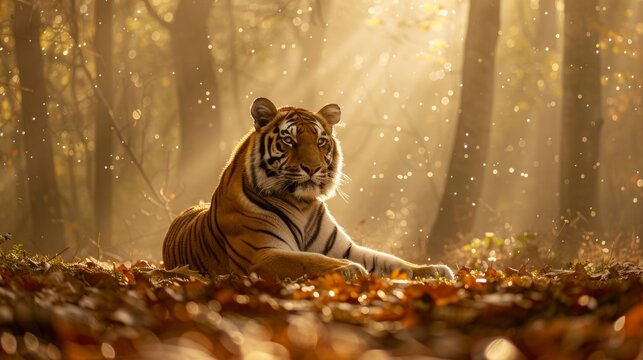
#> input picture Projects 11 to 20/Challenge 13 - Dots/test.jpg, 643 x 360 px
$ python main.py
#> lines starting #> are read from the running program, lines starting #| are printed output that depends on the picture
import turtle
#import colorgram
from PIL import Image
from turtle import Turtle, Screen

# colors = colorgram.extract('test.jpg', 10)
#
# color_tuples = [i.rgb for i in colors]
#
# # # Same as above
# # for i in colors:
# #     print(i.rgb)
#
#
# print (color_tuples)

image = Image.open("test.jpg")
#> image is the input picture: PIL image 643x360 RGB; mean R, G, B 149, 106.8, 58.1
image = image.resize((100, 50 ))  # resized for performance (Above 100 is too slow, this is for landscape pictures which still takes 5 minutes)
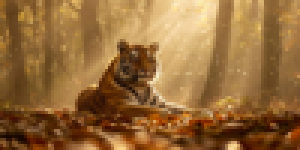
#> image: PIL image 100x50 RGB (shown 3 times larger); mean R, G, B 149, 106.8, 58.1
pixels = image.load()  # loads pixel data
width, height = image.size
#> width = 100; height = 50

#> (the run stopped early here; a loop or call above may not have finished)
